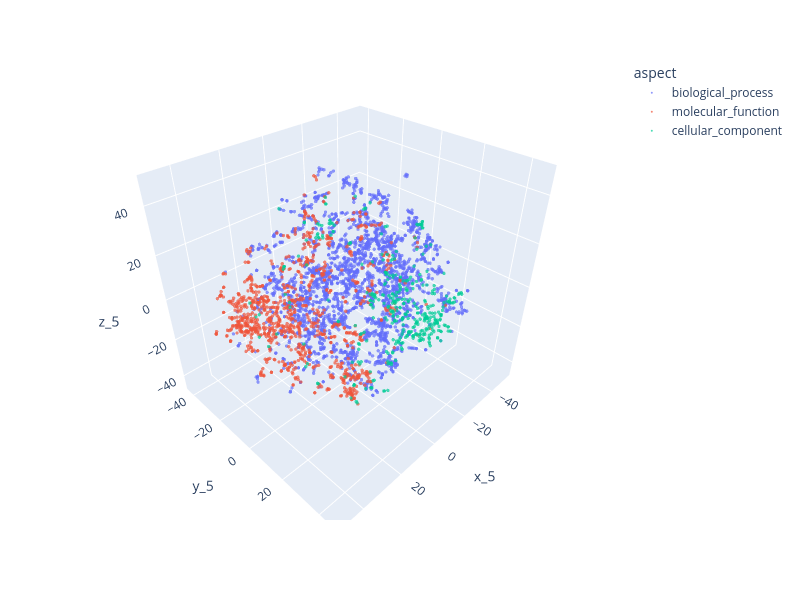
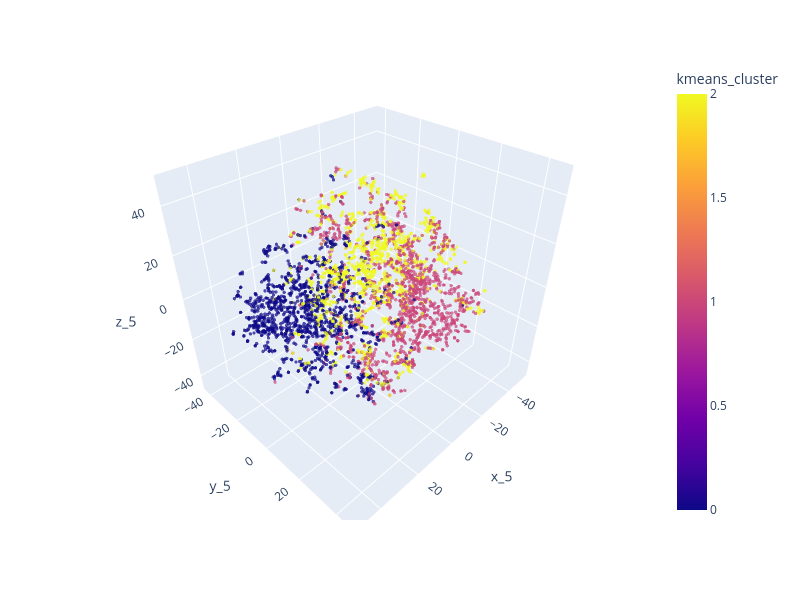

Notebook code cell kept with these figures, in order:
### Code cell
# interactive plot

# plot
p = "5"  # perplexity

width = 800
height = 600
size = 2
opacity = 0.7


# label: aspect
fig = px.scatter_3d(
    df_tsne,
    x=f"x_{p}",
    y=f"y_{p}",
    z=f"z_{p}",
    color=df_tsne["aspect"],
    labels={"color": "cluster"},
    hover_data=["name"],
)

fig.update_traces(marker=dict(size=size), opacity=opacity)
fig.update_layout(width=width, height=height)
fig.show()

# label: cluster
fig = px.scatter_3d(
    df_tsne,
    x=f"x_{p}",
    y=f"y_{p}",
    z=f"z_{p}",
    color=df_tsne["kmeans_cluster"],
    labels={"color": "cluster"},
    hover_data=["name"],
)

fig.update_traces(marker=dict(size=size), opacity=opacity)
fig.update_layout(width=width, height=height)
fig.show()

### Figure 1 — Plotly figure (JSON) as saved in the notebook; plotly's stock layout.template omitted (floating-point values rounded to 4 significant figures; data arrays with more than 128 entries replaced by an {"elided": "..."} marker saying what was removed)
{"data": [{"customdata": {"elided": "2607x1 str values"}, "hovertemplate": "aspect=biological_process<br>x_5=%{x}<br>y_5=%{y}<br>z_5=%{z}<br>name=%{customdata[0]}<extra></extra>", "legendgroup": "biological_process", "marker": {"color": "#636efa", "size": 2, "symbol": "circle"}, "mode": "markers", "name": "biological_process", "opacity": 0.7, "scene": "scene", "showlegend": true, "type": "scatter3d", "x": {"elided": "2607 float values"}, "y": {"elided": "2607 float values"}, "z": {"elided": "2607 float values"}}, {"customdata": {"elided": "1004x1 str values"}, "hovertemplate": "aspect=molecular_function<br>x_5=%{x}<br>y_5=%{y}<br>z_5=%{z}<br>name=%{customdata[0]}<extra></extra>", "legendgroup": "molecular_function", "marker": {"color": "#EF553B", "size": 2, "symbol": "circle"}, "mode": "markers", "name": "molecular_function", "opacity": 0.7, "scene": "scene", "showlegend": true, "type": "scatter3d", "x": {"elided": "1004 float values"}, "y": {"elided": "1004 float values"}, "z": {"elided": "1004 float values"}}, {"customdata": {"elided": "389x1 str values"}, "hovertemplate": "aspect=cellular_component<br>x_5=%{x}<br>y_5=%{y}<br>z_5=%{z}<br>name=%{customdata[0]}<extra></extra>", "legendgroup": "cellular_component", "marker": {"color": "#00cc96", "size": 2, "symbol": "circle"}, "mode": "markers", "name": "cellular_component", "opacity": 0.7, "scene": "scene", "showlegend": true, "type": "scatter3d", "x": {"elided": "389 float values"}, "y": {"elided": "389 float values"}, "z": {"elided": "389 float values"}}], "layout": {"height": 600, "legend": {"title": {"text": "aspect"}, "tracegroupgap": 0}, "margin": {"t": 60}, "scene": {"domain": {"x": [0, 1], "y": [0, 1]}, "xaxis": {"title": {"text": "x_5"}}, "yaxis": {"title": {"text": "y_5"}}, "zaxis": {"title": {"text": "z_5"}}}, "width": 800}}

### Figure 2 — Plotly figure (JSON) as saved in the notebook; plotly's stock layout.template omitted (floating-point values rounded to 4 significant figures; data arrays with more than 128 entries replaced by an {"elided": "..."} marker saying what was removed)
{"data": [{"customdata": {"elided": "4000x1 str values"}, "hovertemplate": "x_5=%{x}<br>y_5=%{y}<br>z_5=%{z}<br>name=%{customdata[0]}<br>kmeans_cluster=%{marker.color}<extra></extra>", "legendgroup": "", "marker": {"color": {"elided": "4000 int values"}, "coloraxis": "coloraxis", "size": 2, "symbol": "circle"}, "mode": "markers", "name": "", "opacity": 0.7, "scene": "scene", "showlegend": false, "type": "scatter3d", "x": {"elided": "4000 float values"}, "y": {"elided": "4000 float values"}, "z": {"elided": "4000 float values"}}], "layout": {"coloraxis": {"colorbar": {"title": {"text": "kmeans_cluster"}}, "colorscale": [[0, "#0d0887"], [0.1111, "#46039f"], [0.2222, "#7201a8"], [0.3333, "#9c179e"], [0.4444, "#bd3786"], [0.5556, "#d8576b"], [0.6667, "#ed7953"], [0.7778, "#fb9f3a"], [0.8889, "#fdca26"], [1, "#f0f921"]]}, "height": 600, "legend": {"tracegroupgap": 0}, "margin": {"t": 60}, "scene": {"domain": {"x": [0, 1], "y": [0, 1]}, "xaxis": {"title": {"text": "x_5"}}, "yaxis": {"title": {"text": "y_5"}}, "zaxis": {"title": {"text": "z_5"}}}, "width": 800}}
